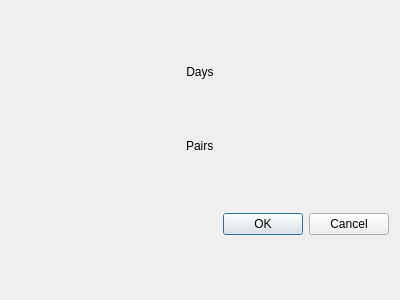
<?xml version="1.0" encoding="UTF-8"?>
<ui version="4.0">
 <class>SelectorDialog</class>
 <widget class="QDialog" name="SelectorDialog">
  <property name="geometry">
   <rect>
    <x>0</x>
    <y>0</y>
    <width>400</width>
    <height>300</height>
   </rect>
  </property>
  <property name="windowTitle">
   <string>Dialog</string>
  </property>
  <layout class="QVBoxLayout" name="verticalLayout">
   <item>
    <widget class="QLabel" name="labelTop">
     <property name="sizePolicy">
      <sizepolicy hsizetype="Preferred" vsizetype="Fixed">
       <horstretch>0</horstretch>
       <verstretch>0</verstretch>
      </sizepolicy>
     </property>
     <property name="text">
      <string>Days</string>
     </property>
     <property name="alignment">
      <set>Qt::AlignCenter</set>
     </property>
    </widget>
   </item>
   <item>
    <layout class="QHBoxLayout" name="horizontalLayout">
     <item>
      <widget class="QLabel" name="labelLeft">
       <property name="sizePolicy">
        <sizepolicy hsizetype="Fixed" vsizetype="Preferred">
         <horstretch>0</horstretch>
         <verstretch>0</verstretch>
        </sizepolicy>
       </property>
       <property name="text">
        <string>Pairs</string>
       </property>
      </widget>
     </item>
     <item>
      <layout class="QGridLayout" name="gridLayout"/>
     </item>
    </layout>
   </item>
   <item>
    <widget class="QDialogButtonBox" name="buttonBox">
     <property name="toolTipDuration">
      <number>5</number>
     </property>
     <property name="orientation">
      <enum>Qt::Horizontal</enum>
     </property>
     <property name="standardButtons">
      <set>QDialogButtonBox::Cancel|QDialogButtonBox::Ok</set>
     </property>
    </widget>
   </item>
  </layout>
 </widget>
 <resources/>
 <connections>
  <connection>
   <sender>buttonBox</sender>
   <signal>accepted()</signal>
   <receiver>SelectorDialog</receiver>
   <slot>accept()</slot>
   <hints>
    <hint type="sourcelabel">
     <x>248</x>
     <y>254</y>
    </hint>
    <hint type="destinationlabel">
     <x>157</x>
     <y>274</y>
    </hint>
   </hints>
  </connection>
  <connection>
   <sender>buttonBox</sender>
   <signal>rejected()</signal>
   <receiver>SelectorDialog</receiver>
   <slot>reject()</slot>
   <hints>
    <hint type="sourcelabel">
     <x>316</x>
     <y>260</y>
    </hint>
    <hint type="destinationlabel">
     <x>286</x>
     <y>274</y>
    </hint>
   </hints>
  </connection>
 </connections>
</ui>
